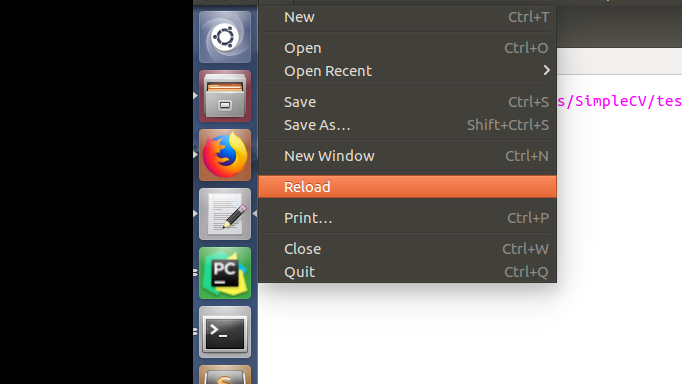
#> input picture imagenes/menu.png, 682 x 384 px, found by its file name
$ python blobprueba.py
#> lines starting #> are read from the running program, lines starting #| are printed output that depends on the picture
#> further down, img is the input picture: shape (384, 682, 3); mean B, G, R 103.1, 105.6, 109
import cv2
import numpy as np

# erodes image based on given kernel size (erosion = expands black areas)
def erode( img, kern_size = 3 ):
#> called with kern_size = 3
    retval, img = cv2.threshold(img, 254.0, 255.0, cv2.THRESH_BINARY) # threshold to deal with only black and white.
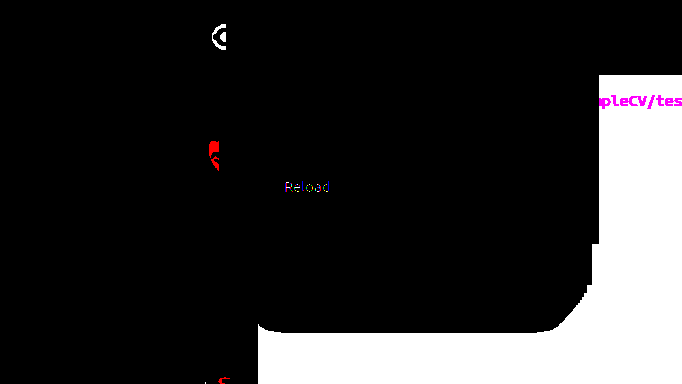
#> img: shape (384, 682, 3); mean of channels 0, 1, 2 43.8, 43.3, 43.9; drawn as B, G, R
    kern = np.ones((kern_size,kern_size),np.uint8) # make a kernel for erosion based on given kernel size.
    eroded = cv2.erode(img, kern, 1) # erode your image to blobbify black areas
    y,x,_ = eroded.shape # get shape of image to make a white boarder around image of 1px, to avoid problems with find contours.
#> y = 384; x = 682
    j = cv2.rectangle(eroded, (0,0), (x,y), (255,255,255), 1)
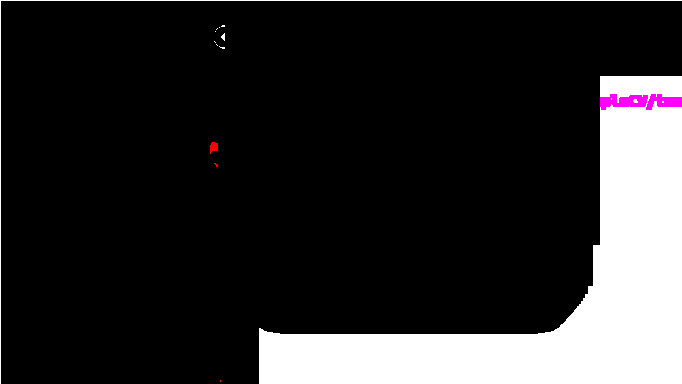
#> j: shape (384, 682, 3); mean of channels 0, 1, 2 43.9, 43, 43.9; drawn as B, G, R
    cv2.imshow("j",j)
    cv2.waitKey()
    return cv2.rectangle(eroded, (0,0), (x,y), (255,255,255), 1)

# finds contours of eroded image
def prep( img, kern_size = 3 ):
#> called with kern_size = 3
    img = erode( img, kern_size )
    retval, img = cv2.threshold(img, 200.0, 255.0, cv2.THRESH_BINARY_INV) #   invert colors for findContours
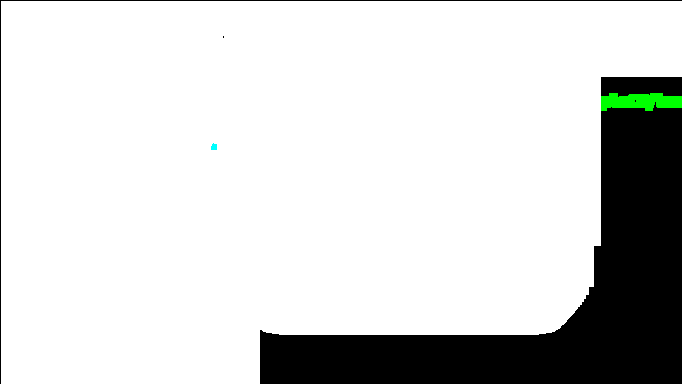
#> img: shape (384, 682, 3); mean of channels 0, 1, 2 211.9, 213, 211.9; drawn as B, G, R
#> (the run stopped early here; a loop or call above may not have finished)
